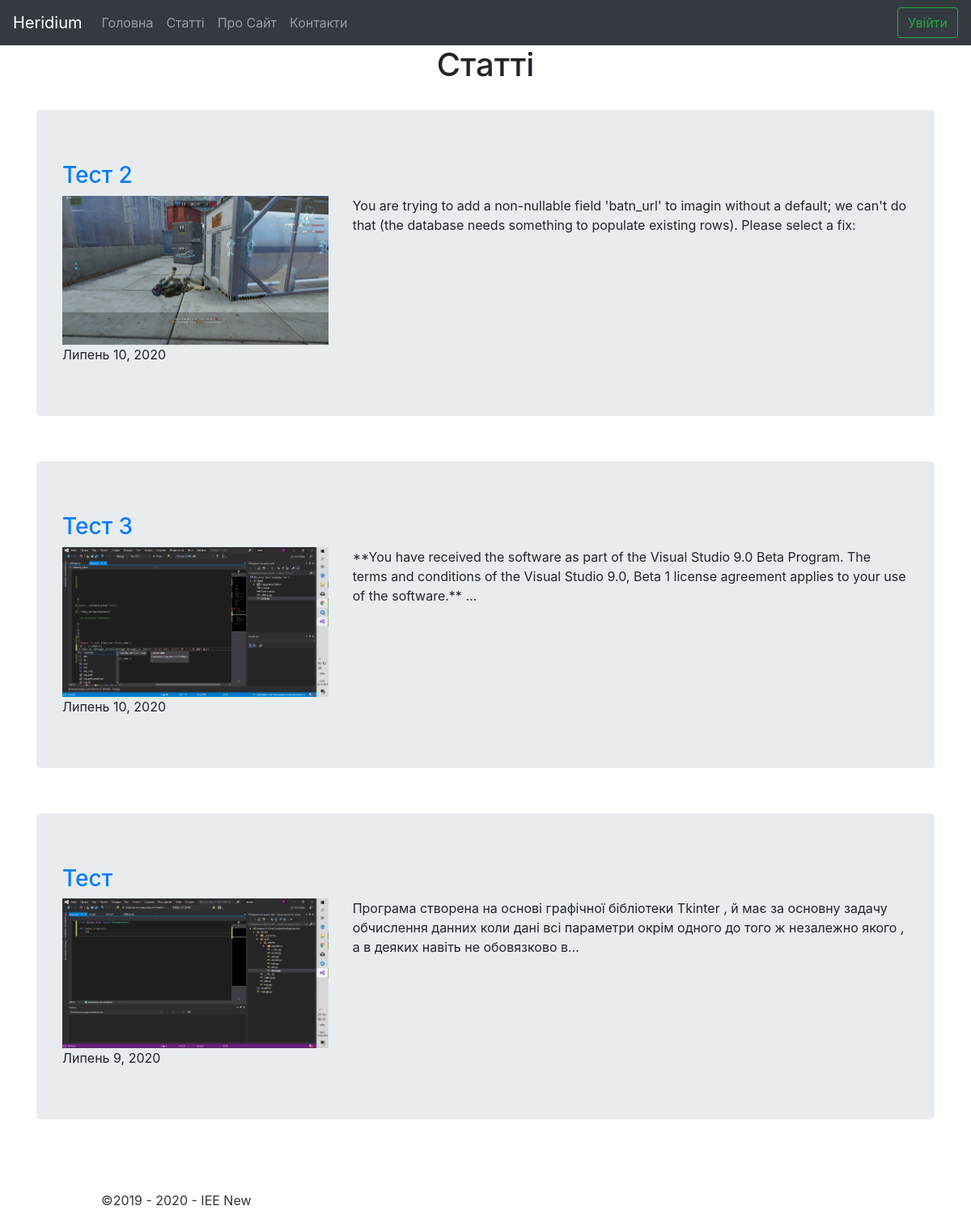
The app's page /articles/ with its own data.
### articles/models.py (models this page shows, shortened)
class Article(models.Model):
    title = models.TextField("Назва" , max_length=200)
    article_text = models.TextField("Текст статті")
    keywords = models.CharField('Ключові слова' , max_length=120 , null = False , default = "keywords")
    imagin1 = models.ImageField("Картинка 1",upload_to='articles/' , blank=False, null=False)
    imagin2 = models.ImageField("Картинка 2",upload_to='articles/' , blank=True)
    imagin3 = models.ImageField("Картинка 3",upload_to='articles/' , blank=True)
    post_date = models.DateField("Дата публікації" , auto_now=False, auto_now_add=True)
    updated = models.DateTimeField("Редаговано" , auto_now=True, auto_now_add=False)
    author = models.ForeignKey(User , on_delete = models.CASCADE )
    link1 = models.URLField("Кнопка 1", blank=True)
    link1_name = models.TextField("Назва кнопки 1", blank=True)
    link2 = models.URLField("Кнопка 2", blank=True)
    link2_name = models.TextField("Назва кнопки 2", blank=True)
    link3 = models.URLField("Кнопка 3", blank=True)
    link3_name = models.TextField("Назва кнопки 3", blank=True)
    class Meta:
        ordering = ["-id", "-post_date"]
        verbose_name = "Стаття"
        verbose_name_plural = 'Статті'

### articles/views.py (the view)
# urls.py: path(''        , views.list   , name='list'),
def list(request):
    posts = Article.objects.all().order_by('-post_date')
    paginator = Paginator(posts, 5)
    page = request.GET.get('page')
    querysetGoods = paginator.get_page(page)
    context = {
        "posts": paginator.get_page(page),
        'title':"Статті",
        'year':datetime.now().year,
    }
    return render(request, "articles/list.html", context)

### articles/templates/articles/list.html (shortened to what this page needs)
{% extends 'main/base.html' %}
{% block content %}
<div class="container body-content">
<h1 style="text-align: center;">Статті</h1>
<br>
  {% load bootstrap4 %}
  {% if not posts %}
<b>Нічого немає</b>
  {% else %}
    {% for obj in posts %}
    <div class="jumbotron">
    <a href="{{ obj.id }}"><h3>{{ obj.title }}</h3></a>
      <div class="row">
          <div class="col-md-4">
              <img src="{{ obj.imagin1.url }}">
          </div>
          <div class="col-md-8">
            <p>{{ obj.article_text|truncatechars:200 }}</p>
          </div>
      </div>
      <span>{{ obj.post_date }}</span>
    </div>
<br>
    {% endfor %}
  {% endif %}
{% endblock %}

### main/templates/main/base.html (shortened to what this page needs)
<!DOCTYPE html>
<html>
<head>
    <link rel="stylesheet" href="https://stackpath.bootstrapcdn.com/bootstrap/4.5.0/css/bootstrap.min.css">
</head>
<body>
    <nav class="navbar navbar-expand-md navbar-dark fixed-top bg-dark">
        <a class="navbar-brand" href="{% url 'home' %}">Heridium</a>
        <div class="collapse navbar-collapse" id="navbarCollapse">
          <ul class="navbar-nav mr-auto">
            <li class="nav-item">
              <a class="nav-link" href="{% url 'home' %}" >Головна</a>
            </li>
            <li class="nav-item">
                <a class="nav-link" href="/articles/">Статті</a>
            </li>
            <li class="nav-item">
              <a class="nav-link" href="{% url 'about' %}">Про Сайт</a>
            </li>
            <li class="nav-item">
                <a class="nav-link" href="{% url 'contact' %}">Контакти</a>
            </li>
          </ul>
          {% include 'main/loginpartial.html' %}
        </div>
      </nav>
    {% block content %}{% endblock %}
</body>
<p style="color: #333; padding-left: 5em; padding-top: 2em;">&copy;2019 - {{year}} - IEE New</p>
</html>

### main/templates/main/loginpartial.html
{% if user.is_authenticated %}
<form id="logoutForm" action="/logout/" method="post" class="navbar-right">
    {% csrf_token %}
    <ul class="nav navbar-nav navbar-right">
        <li><span class="navbar-brand">Привіт {{ user.username }} !</span></li>
        <form class="form-inline mt-2 mt-md-0" action="javascript:document.getElementById('logoutForm').submit()">
            <button class="btn btn-outline-success my-2 my-sm-0" type="submit">Вийти</button>
        </form>
    </ul>
</form>
{% else %}
<ul class="nav navbar-nav navbar-right">
    <form class="form-inline mt-2 mt-md-0" action="{% url 'login' %}">
        <button class="btn btn-outline-success my-2 my-sm-0" type="submit">Увійти</button>
    </form>
</ul>
{% endif %}

### main/templates/main/base.html (style rules this page uses)
body { min-height: 75rem; padding-top: 3.5rem; }

### articles/templates/articles/list.html (style rules this page uses)
img { max-width: 100%; height: auto; width: auto\9; }

### records on screen
Article: title "Тест 2", imagin1 (picture), article_text "You are trying to add a non-nullable field 'batn_url' to imagin without a default; we can't do that (the database needs something to populate existing rows). Please select a fix:", post_date "Липень 10, 2020"
Article: title "Тест 3", imagin1 (picture), article_text "**You have received the software as part of the Visual Studio 9.0 Beta Program. The terms and conditions of the Visual Studio 9.0, Beta 1 license agreement applies to your use of the software.** …", post_date "Липень 10, 2020"
Article: title "Тест", imagin1 (picture), article_text "Програма створена на основі графічної бібліотеки Tkinter , й має за основну задачу обчислення данних коли дані всі параметри окрім одного до того ж незалежно якого , а в деяких навіть не обовязково в…", post_date "Липень 9, 2020"
